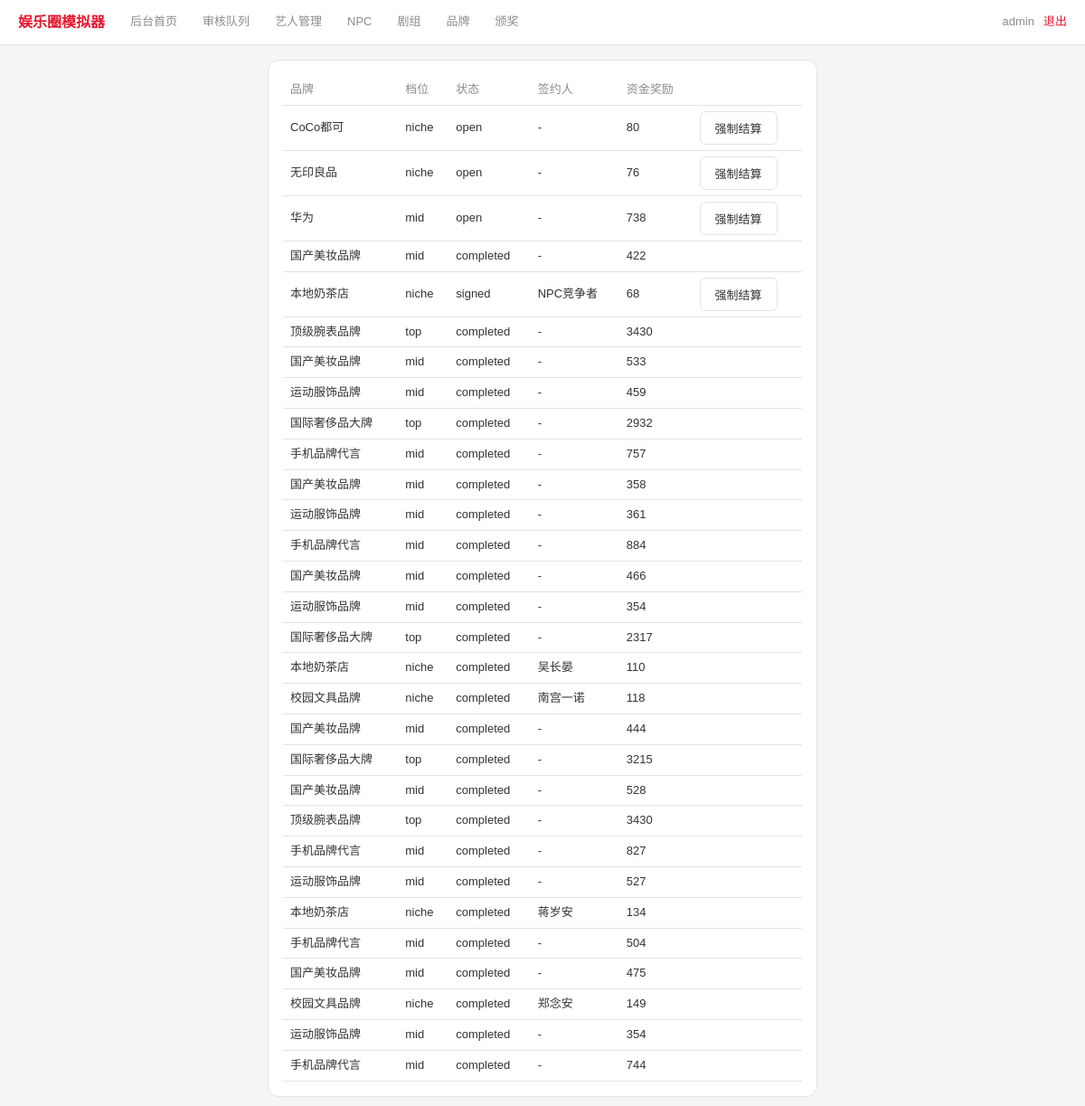
The app's page /admin/brands (signed in) with its own data.
### tables this page shows
CREATE TABLE brands (
    id               INTEGER PRIMARY KEY AUTOINCREMENT,
    brand_name       TEXT NOT NULL,
    tier             TEXT DEFAULT '',   -- niche/mid/top
    min_tier         TEXT DEFAULT 'D',  -- 咖位门槛,复用抢角色的等级体系
    max_scandal      INTEGER DEFAULT 999,
    min_reputation   INTEGER DEFAULT 0,
    reward_cash      INTEGER DEFAULT 0,
    reward_reputation INTEGER DEFAULT 0,
    duration_seconds INTEGER DEFAULT 0,
    apply_close_ts   INTEGER DEFAULT 0,
    status           TEXT DEFAULT 'open',  -- open/signed/completed
    signed_player_id INTEGER,
    contract_end_ts  INTEGER DEFAULT 0,
    created_ts       INTEGER DEFAULT 0
);

CREATE TABLE players (
    id                  INTEGER PRIMARY KEY AUTOINCREMENT,
    user_id             INTEGER UNIQUE,
    is_npc              INTEGER DEFAULT 0,
    age                 INTEGER DEFAULT 18,
    gender              TEXT DEFAULT '',
    stage_name          TEXT NOT NULL DEFAULT '',
    talents             TEXT DEFAULT '{}',
    hidden_traits       TEXT DEFAULT '[]',
    career_lines        TEXT DEFAULT '[]',
    agency_id           INTEGER,
    fans_count          INTEGER DEFAULT 0,
    core_fan_loyalty    INTEGER DEFAULT 0,
    popularity          INTEGER DEFAULT 0,
    scandal_value       INTEGER DEFAULT 0,
    persona_tag         TEXT DEFAULT '',
    persona_integrity   INTEGER DEFAULT 100,
    cash                INTEGER DEFAULT 0,
    roll_count          INTEGER DEFAULT 0,
    revealed            INTEGER DEFAULT 0,
    energy              INTEGER DEFAULT 100,
    energy_updated      INTEGER DEFAULT 0,
    family_background   TEXT DEFAULT '',
    birthplace          TEXT DEFAULT '',
    true_personality    TEXT DEFAULT '',
    career_state        TEXT DEFAULT 'normal',  -- normal/blackout
    blackout_until_ts    INTEGER DEFAULT 0,
    anti_scandal_reserve INTEGER DEFAULT 0,
    endorsement_reputation INTEGER DEFAULT 0,
    awards_won          INTEGER DEFAULT 0,
    created_ts          INTEGER DEFAULT 0, fan_club_name TEXT DEFAULT '', fan_club_color TEXT DEFAULT '', notifications_seen_ts INTEGER DEFAULT 0, health INTEGER DEFAULT 100, last_rest_ts INTEGER DEFAULT 0, last_travel_ts INTEGER DEFAULT 0,
    FOREIGN KEY (user_id) REFERENCES users(id)
);

### app.py (the view)
@app.route('/admin/brands')
@admin_required
def admin_brands():
    rows = q("""SELECT b.*, p.stage_name as signed_name FROM brands b
               LEFT JOIN players p ON p.id = b.signed_player_id
               ORDER BY b.created_ts DESC LIMIT 30""")
    return render_template('admin/brands.html', brands=rows)

### app.py (called while the page is built)
def get_db():
    db = getattr(g, '_db', None)
    if db is None:
        db = g._db = sqlite3.connect(DB_PATH)
        db.row_factory = sqlite3.Row
        db.execute("PRAGMA journal_mode=WAL")
        db.execute("PRAGMA foreign_keys=ON")
    return db

def q(sql, args=(), one=False):
    cur = get_db().execute(sql, args)
    return cur.fetchone() if one else cur.fetchall()

def admin_required(f):
    @wraps(f)
    def w(*a, **kw):
        if S.get('role') != 'admin':
            flash('无权访问', 'error')
            return redirect(url_for('login'))
        return f(*a, **kw)
    return w

def me():
    uid = S.get('uid')
    if not uid:
        return None
    row = q("SELECT * FROM players WHERE user_id=?", (uid,), one=True)
    if not row:
        return None
    player = dict(row)
    player['energy'] = get_effective_energy(player['id'])
    return player

@app.context_processor
def inject_notification_count():
    player = me()
    if not player:
        return {'notification_count': 0}
    return {'notification_count': get_notification_count(player['id'])['total']}

### templates/admin/brands.html (shortened to what this page needs)
{% extends "base.html" %}
{% block content %}
<div class="card">
  <table>
    <tr><th>品牌</th><th>档位</th><th>状态</th><th>签约人</th><th>资金奖励</th><th></th></tr>
    {% for b in brands %}
    <tr>
      <td>{{ b.brand_name }}</td>
      <td>{{ b.tier }}</td>
      <td>{{ b.status }}</td>
      <td>{{ b.signed_name or '-' }}</td>
      <td>{{ b.reward_cash }}</td>
      <td>
        {% if b.status != 'completed' %}
        <form method="post" action="{{ url_for('admin_force_resolve_brand', brand_id=b.id) }}">
          <button class="btn">强制结算</button>
        </form>
        {% endif %}
      </td>
    </tr>
    {% else %}
    <tr><td colspan="6" class="muted">还没有品牌需求。</td></tr>
    {% endfor %}
  </table>
</div>
{% endblock %}

### templates/base.html (style rules this page uses)
:root { --bg:#f5f5f5;--sf:#ffffff;--sf2:#f0f0f0;--bd:#e3e3e3; --red:#e6162d;--red-dim:#fbe4e6; --text:#333333;--muted:#8b8b8b; --green:#2e8b57;--gold:#a67c1a; }
* { box-sizing:border-box;margin:0;padding:0 }
body { background:var(--bg);color:var(--text); font-family:"PingFang SC","Microsoft YaHei",sans-serif; font-size:14px;line-height:1.6;min-height:100vh }
.card { background:var(--sf);border:1px solid var(--bd);border-radius:12px;padding:16px;margin-bottom:12px }
.btn { display:inline-block;background:var(--sf);border:1px solid var(--bd);border-radius:6px; padding:8px 16px;font-size:13px;cursor:pointer;color:var(--text) }
table { width:100%;border-collapse:collapse;font-size:13px }
th,td { padding:6px 8px;text-align:left;border-bottom:1px solid var(--bd) }
th { color:var(--muted);font-weight:500 }

### records on screen
brands: brand_name "CoCo都可", tier "niche", status "open", signed_name "-", reward_cash "80"
brands: brand_name "无印良品", tier "niche", status "open", signed_name "-", reward_cash "76"
brands: brand_name "华为", tier "mid", status "open", signed_name "-", reward_cash "738"
brands: brand_name "国产美妆品牌", tier "mid", status "completed", signed_name "-", reward_cash "422"
brands: brand_name "本地奶茶店", tier "niche", status "signed", stage_name "NPC竞争者", reward_cash "68"
brands: brand_name "顶级腕表品牌", tier "top", status "completed", signed_name "-", reward_cash "3430"
brands: brand_name "国产美妆品牌", tier "mid", status "completed", signed_name "-", reward_cash "533"
brands: brand_name "运动服饰品牌", tier "mid", status "completed", signed_name "-", reward_cash "459"
brands: brand_name "国际奢侈品大牌", tier "top", status "completed", signed_name "-", reward_cash "2932"
brands: brand_name "手机品牌代言", tier "mid", status "completed", signed_name "-", reward_cash "757"
brands: brand_name "国产美妆品牌", tier "mid", status "completed", signed_name "-", reward_cash "358"
brands: brand_name "运动服饰品牌", tier "mid", status "completed", signed_name "-", reward_cash "361"
brands: brand_name "手机品牌代言", tier "mid", status "completed", signed_name "-", reward_cash "884"
brands: brand_name "国产美妆品牌", tier "mid", status "completed", signed_name "-", reward_cash "466"
brands: brand_name "运动服饰品牌", tier "mid", status "completed", signed_name "-", reward_cash "354"
brands: brand_name "国际奢侈品大牌", tier "top", status "completed", signed_name "-", reward_cash "2317"
brands: brand_name "本地奶茶店", tier "niche", status "completed", stage_name "吴长晏", reward_cash "110"
brands: brand_name "校园文具品牌", tier "niche", status "completed", stage_name "南宫一诺", reward_cash "118"
brands: brand_name "国产美妆品牌", tier "mid", status "completed", signed_name "-", reward_cash "444"
brands: brand_name "国际奢侈品大牌", tier "top", status "completed", signed_name "-", reward_cash "3215"
brands: brand_name "国产美妆品牌", tier "mid", status "completed", signed_name "-", reward_cash "528"
brands: brand_name "顶级腕表品牌", tier "top", status "completed", signed_name "-", reward_cash "3430"
brands: brand_name "手机品牌代言", tier "mid", status "completed", signed_name "-", reward_cash "827"
brands: brand_name "运动服饰品牌", tier "mid", status "completed", signed_name "-", reward_cash "527"
brands: brand_name "本地奶茶店", tier "niche", status "completed", stage_name "蒋岁安", reward_cash "134"
brands: brand_name "手机品牌代言", tier "mid", status "completed", signed_name "-", reward_cash "504"
brands: brand_name "国产美妆品牌", tier "mid", status "completed", signed_name "-", reward_cash "475"
brands: brand_name "校园文具品牌", tier "niche", status "completed", stage_name "郑念安", reward_cash "149"
brands: brand_name "运动服饰品牌", tier "mid", status "completed", signed_name "-", reward_cash "354"
brands: brand_name "手机品牌代言", tier "mid", status "completed", signed_name "-", reward_cash "744"

### other values on screen
{{ session.get('uname') }} "admin"
